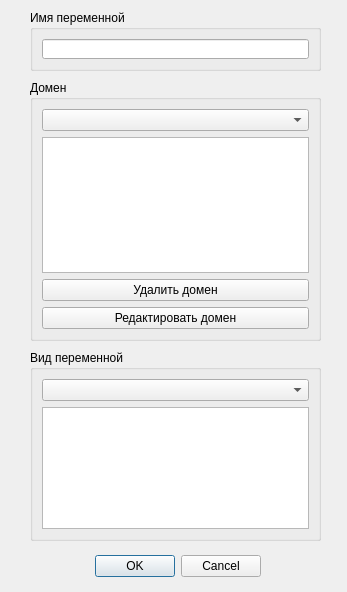
<?xml version="1.0" encoding="UTF-8"?>
<ui version="4.0">
 <class>Dialog</class>
 <widget class="QDialog" name="Dialog">
  <property name="geometry">
   <rect>
    <x>0</x>
    <y>0</y>
    <width>347</width>
    <height>592</height>
   </rect>
  </property>
  <property name="windowTitle">
   <string>Добавление переменной</string>
  </property>
  <widget class="QDialogButtonBox" name="buttonBox">
   <property name="geometry">
    <rect>
     <x>-360</x>
     <y>550</y>
     <width>621</width>
     <height>32</height>
    </rect>
   </property>
   <property name="orientation">
    <enum>Qt::Horizontal</enum>
   </property>
   <property name="standardButtons">
    <set>QDialogButtonBox::Cancel|QDialogButtonBox::Ok</set>
   </property>
  </widget>
  <widget class="QGroupBox" name="groupBox">
   <property name="geometry">
    <rect>
     <x>30</x>
     <y>80</y>
     <width>291</width>
     <height>261</height>
    </rect>
   </property>
   <property name="title">
    <string>Домен</string>
   </property>
   <layout class="QVBoxLayout" name="verticalLayout">
    <item>
     <widget class="QComboBox" name="Domains"/>
    </item>
    <item>
     <widget class="QListWidget" name="listWidget"/>
    </item>
    <item>
     <widget class="QPushButton" name="buttonDelete">
      <property name="text">
       <string>Удалить домен</string>
      </property>
     </widget>
    </item>
    <item>
     <widget class="QPushButton" name="buttonEdit">
      <property name="text">
       <string>Редактировать домен</string>
      </property>
     </widget>
    </item>
   </layout>
  </widget>
  <widget class="QGroupBox" name="groupBox_3">
   <property name="geometry">
    <rect>
     <x>30</x>
     <y>350</y>
     <width>291</width>
     <height>191</height>
    </rect>
   </property>
   <property name="title">
    <string>Вид переменной</string>
   </property>
   <layout class="QVBoxLayout" name="verticalLayout_3">
    <item>
     <widget class="QComboBox" name="VarCategory"/>
    </item>
    <item>
     <widget class="QTextEdit" name="textQuestion"/>
    </item>
   </layout>
  </widget>
  <widget class="QGroupBox" name="groupBox_4">
   <property name="geometry">
    <rect>
     <x>30</x>
     <y>10</y>
     <width>291</width>
     <height>61</height>
    </rect>
   </property>
   <property name="title">
    <string>Имя переменной</string>
   </property>
   <layout class="QVBoxLayout" name="verticalLayout_4">
    <item>
     <widget class="QLineEdit" name="VarName"/>
    </item>
   </layout>
  </widget>
 </widget>
 <resources/>
 <connections>
  <connection>
   <sender>buttonBox</sender>
   <signal>accepted()</signal>
   <receiver>Dialog</receiver>
   <slot>accept()</slot>
   <hints>
    <hint type="sourcelabel">
     <x>248</x>
     <y>254</y>
    </hint>
    <hint type="destinationlabel">
     <x>157</x>
     <y>274</y>
    </hint>
   </hints>
  </connection>
  <connection>
   <sender>buttonBox</sender>
   <signal>rejected()</signal>
   <receiver>Dialog</receiver>
   <slot>reject()</slot>
   <hints>
    <hint type="sourcelabel">
     <x>316</x>
     <y>260</y>
    </hint>
    <hint type="destinationlabel">
     <x>286</x>
     <y>274</y>
    </hint>
   </hints>
  </connection>
 </connections>
</ui>
